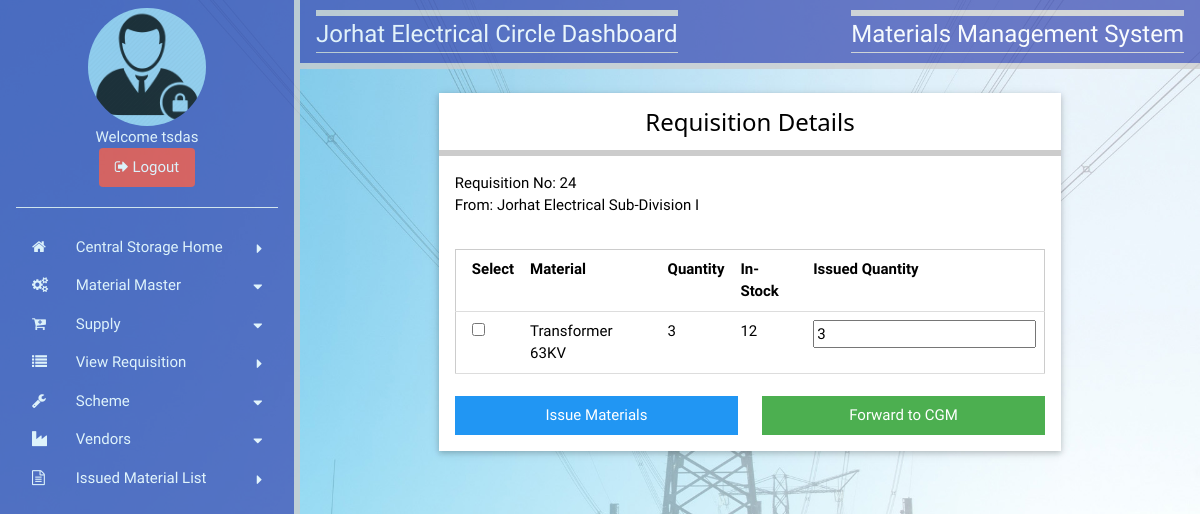
Screenshot of /APDCLTS/viewRdetailsCStore.php?id=24 (signed in) with the database file from the repository.
### tables this page shows
CREATE TABLE `requisition` (
  `rno` int(11) NOT NULL AUTO_INCREMENT,
  `date` date NOT NULL,
  `cdivision` varchar(40) NOT NULL,
  `sdiv` varchar(40) NOT NULL,
  `status` varchar(10) DEFAULT NULL,
  PRIMARY KEY (`rno`)
);

CREATE TABLE `reqdetails` (
  `rno` int(11) NOT NULL,
  `mid` int(11) NOT NULL,
  `quantity` int(11) NOT NULL,
  `status` varchar(10) DEFAULT NULL,
  PRIMARY KEY (`rno`,`mid`)
);

CREATE TABLE `materials` (
  `mid` int(11) NOT NULL AUTO_INCREMENT,
  `mname` varchar(200) NOT NULL,
  `details` varchar(200) NOT NULL,
  PRIMARY KEY (`mid`)
);

### APDCLTS/viewRdetailsCStore.php (the view, shortened to what this page needs)
<?php
	include "include/connect.php";
?>
<!doctype html>
<html>
<head>
<link href="css/w3.css" type="text/css" rel="stylesheet">
<link href="css/style.css" type="text/css" rel="stylesheet">
<link rel="stylesheet" href="https://cdnjs.cloudflare.com/ajax/libs/font-awesome/4.7.0/css/font-awesome.min.css">
</head>
<body>
	<?php include "cstoreSbar.php"; ?>
    <div style="margin-left:300px;">
    	<div class="w3-container w3-indigo w3-right-align w3-opacity-min w3-bottombar">
        	<div class="w3-left">
            	<h3 class="topbar w3-border-bottom">Jorhat Electrical Circle Dashboard</h3>
            </div>
            <div class="w3-right">
            	<h3 class="topbar w3-border-bottom">Materials Management System</h3>
            </div>
        </div>
       <?php
			$rid=$_GET["id"];
		?>
        <div class="container" style="width:90%; margin:24px auto;">
				<div class="card white" style="width:80%; margin:0 auto;">
                	<div class="container bottombar">
                    	<h3 align="center">Requisition Details</h3>
                    </div>
                    <div class="container padding-16">
                    	<div class="left">
                    	Requisition No: <?php echo $rid; ?><br>
                        <?php
							$sql="Select sdiv from requisition where rno='$rid'";
							$result=mysqli_query($link,$sql);
							$row=mysqli_fetch_array($result);
							$sdiv=$row[0];
						?>
                        From: <?php  echo $sdiv; ?>
                        </div>
                    </div>
                    <div class="container padding-16">
                    	<form id="form1" name="form1" method="post" action="proCStoreRequest.php">
                    	<table class="table-all">
                        	<thead>
                            	<th>Select</th>
                                <th>Material</th>
                                <th>Quantity</th>
                                <th>In-Stock</th>
                                <th>Issued Quantity</th>
                            </thead>
                            <tbody>
                            	<?php
									$sql="Select A.*,B.mname from reqdetails as A,materials as B where A.status='C Store' and A.rno='$rid' and A.mid=B.mid";
									$result=mysqli_query($link,$sql);
									while($row=mysqli_fetch_array($result))
									{
										echo '<tr>';
										echo '<td><input type="checkbox" name="mat[]" value="'.$row["mid"].'" id="mat"></td>';
										echo '<td>'.$row["mname"].'</td>';
										echo '<td>'.$row["quantity"].'<input type="hidden" name="rqty[]" value="'.$row["quantity"].'"></td>';
										$mid=$row["mid"];
										$str="Select stock from storage where mid='$mid' and dept='Central Store'";
										$rec=mysqli_query($link,$str);
										$x=mysqli_num_rows($rec);
										$stock=0;
										if($x>0)
										{
											$r=mysqli_fetch_array($rec);
											$stock=$r[0];
										}
										echo '<td>'.$stock.'</td>';
										if($stock>$row["quantity"])
										{
											echo '<td><input readonly type="text" name="iqty[]" value="'.$row["quantity"].'"></td>';
										}
										else
										{
											echo '<td><input readonly type="text" name="iqty[]" value="0"></td>';
										}
										echo '</tr>';
									}
								?>
                            </tbody>
                        </table>
                        <br>
                        <div class="left" style="width:48%;">
                        	<input type="submit" name="submit1" class="btn block blue" value="Issue Materials">
                        </div>
                        <div class="right" style="width:48%;">
                        	<input type="submit" name="submit2" class="btn block green" value="Forward to CGM">
                        </div>
                        </form>
                    </div>
                </div>
        </div>
   </div>
</body>
</html>

### APDCLTS/css/w3.css (style rules this page uses)
*,*:before,*:after { box-sizing:inherit }
html { -ms-text-size-adjust:100%;-webkit-text-size-adjust:100% }
body { margin:0 }
button,input,select,textarea { font:inherit;margin:0 }
button,input { overflow:visible }
button,html [type=button],[type=reset],[type=submit] { -webkit-appearance:button }
[type=checkbox],[type=radio] { padding:0 }
html,body { font-family:Verdana,sans-serif;font-size:15px;line-height:1.5 }
html { overflow-x:hidden }
h3 { font-size:24px }
h1,h2,h3,h4,h5,h6 { font-family:"Segoe UI",Arial,sans-serif;font-weight:400;margin:10px 0 }
.w3-container:after,.w3-container:before,.w3-panel:after,.w3-panel:before,.w3-row:after,.w3-row:before,.w3-row-padding:after,.w3-row-padding:before, .w3-cell-row:before,.w3-cell-row:after,.w3-clear:after,.w3-clear:before,.w3-bar:before,.w3-bar:after { content:"";display:table;clear:both }
.w3-container,.w3-panel { padding:0.01em 16px }
.w3-opacity-min { opacity:0.75 }
.w3-right-align { text-align:right!important }
.w3-border-bottom { border-bottom:1px solid #ccc!important }
.w3-bottombar { border-bottom:6px solid #ccc!important }
.w3-left { float:left!important }
.w3-right { float:right!important }
.w3-indigo,.w3-hover-indigo:hover { color:#fff!important;background-color:#3f51b5!important }

### APDCLTS/css/style.css (style rules this page uses)
*,*:before,*:after { box-sizing:inherit }
html { -ms-text-size-adjust:100%;-webkit-text-size-adjust:100% }
body { margin:0 }
button,input,select,textarea { font:inherit;margin:0 }
button,input { overflow:visible }
button,html [type=button],[type=reset],[type=submit] { -webkit-appearance:button }
[type=checkbox],[type=radio] { padding:0 }
html,body { font-family:Verdana,sans-serif;font-size:15px;line-height:1.5 }
html { overflow-x:hidden }
h3 { font-size:24px }
h1,h2,h3,h4,h5,h6 { font-family:"Segoe UI",Arial,sans-serif;font-weight:400;margin:10px 0 }
.table,.table-all { border-collapse:collapse;border-spacing:0;width:100%;display:table }
.table-all { border:1px solid #ccc }
.bordered tr,.table-all tr { border-bottom:1px solid #ddd }
.table-all tr:nth-child(odd) { background-color:#fff }
.table td,.table th,.table-all td,.table-all th { padding:8px 8px;display:table-cell;text-align:left;vertical-align:top }
.table th:first-child,.table td:first-child,.table-all th:first-child,.table-all td:first-child { padding-left:16px }
.btn,.button { border:none;display:inline-block;padding:8px 16px;vertical-align:middle;overflow:hidden;text-decoration:none;color:inherit;background-color:inherit;text-align:center;cursor:pointer;white-space:nowrap }
.btn,.button { -webkit-touch-callout:none;-webkit-user-select:none;-khtml-user-select:none;-moz-user-select:none;-ms-user-select:none;user-select:none }
.block { display:block;width:100% }
.container:after,.container:before,.panel:after,.panel:before,.row:after,.row:before,.row-padding:after,.row-padding:before, .cell-row:before,.cell-row:after,.clear:after,.clear:before,.bar:before,.bar:after { content:"";display:table;clear:both }
.container,.panel { padding:0.01em 16px }
.card,.card-2 { box-shadow:0 2px 5px 0 rgba(0,0,0,0.16),0 2px 10px 0 rgba(0,0,0,0.12) }
.topbar { border-top:6px solid #ccc!important }
.bottombar { border-bottom:6px solid #ccc!important }
.padding-16 { padding-top:16px!important;padding-bottom:16px!important }
.left { float:left!important }
.right { float:right!important }
.blue,.hover-blue:hover { color:#fff!important;background-color:#2196F3!important }
.green,.hover-green:hover { color:#fff!important;background-color:#4CAF50!important }
.white,.hover-white:hover { color:#000!important;background-color:#fff!important }

### APDCLTS/viewRdetailsCStore.php (style rules this page uses)
body { font-family: 'Concert One', cursive; background-image:url(images/bgrd.jpg); background-repeat:no-repeat; background-size:cover; }
.topbar { font-family: 'Concert One', cursive; }

### rows the page displays
requisition: sdiv "Jorhat Electrical Sub-Division I"
reqdetails: mid.mname "Transformer 63KV", quantity "3", stock "12"

### other values shown
$uid "tsdas"
$rid "24"
